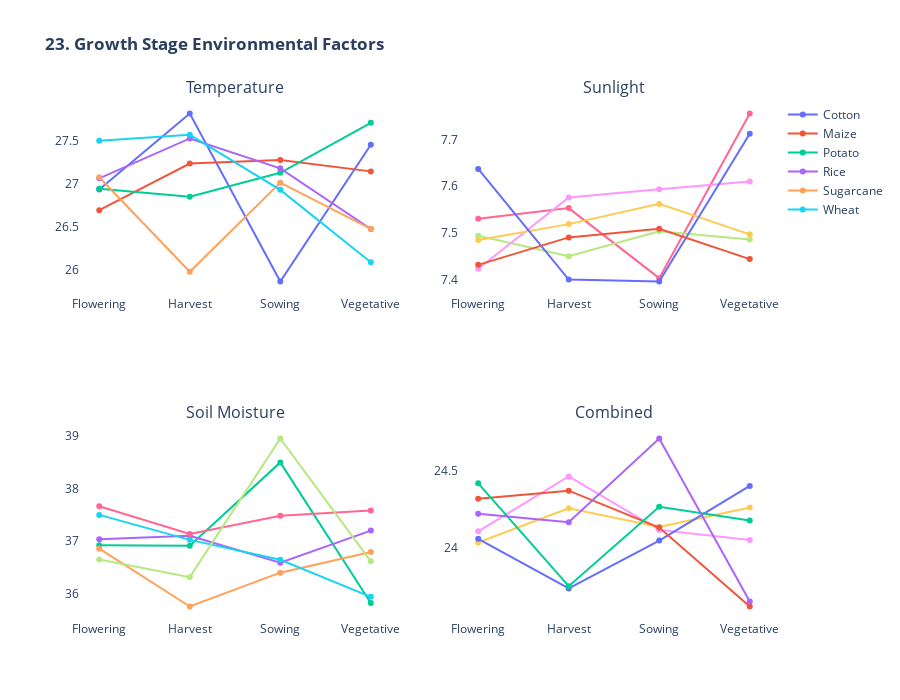

Notebook source saved alongside this figure:
### Markdown cell above
## *23. Crop Growth Rate Indicators*

### Code cell
from plotly.subplots import make_subplots


print("\n23. Growth Stage Analysis...")

growth_factors = df.groupby(['Crop_Type', 'Crop_Growth_Stage'], observed=False).agg({
    'Temperature_C': 'mean',
    'Sunlight_Hours': 'mean',
    'Soil_Moisture': 'mean'
}).reset_index()

fig23 = make_subplots(rows=2, cols=2, subplot_titles=('Temperature', 'Sunlight', 'Soil Moisture', 'Combined'))

for i, (factor, row, col) in enumerate([('Temperature_C', 1, 1), ('Sunlight_Hours', 1, 2), 
                                        ('Soil_Moisture', 2, 1)], 1):
    pivot = growth_factors.pivot(index='Crop_Growth_Stage', columns='Crop_Type', values=factor)
    for crop in pivot.columns:
        fig23.add_trace(go.Scatter(x=pivot.index, y=pivot[crop], name=crop, 
                                   mode='lines+markers', showlegend=(i==1)),
                        row=row, col=col)

# Combined metric
growth_factors['Growth_Index'] = (
    growth_factors['Temperature_C'].clip(15, 35) * 0.4 +
    growth_factors['Sunlight_Hours'] * 0.3 +
    growth_factors['Soil_Moisture'] * 0.3
)
for crop in growth_factors['Crop_Type'].unique():
    subset = growth_factors[growth_factors['Crop_Type'] == crop]
    fig23.add_trace(go.Scatter(x=subset['Crop_Growth_Stage'], y=subset['Growth_Index'],
                               name=crop, mode='lines+markers', showlegend=False),
                    row=2, col=2)

fig23.update_layout(height=700, title_text='<b>23. Growth Stage Environmental Factors</b>', 
                   plot_bgcolor='white')
fig23.show()

### Figure 1 — Plotly figure (JSON) as saved in the notebook; plotly's stock layout.template omitted (floating-point values rounded to 4 significant figures)
{"data": [{"mode": "lines+markers", "name": "Cotton", "showlegend": true, "type": "scatter", "x": ["Flowering", "Harvest", "Sowing", "Vegetative"], "xaxis": "x", "y": [26.94, 27.81, 25.87, 27.45], "yaxis": "y"}, {"mode": "lines+markers", "name": "Maize", "showlegend": true, "type": "scatter", "x": ["Flowering", "Harvest", "Sowing", "Vegetative"], "xaxis": "x", "y": [26.7, 27.23, 27.27, 27.14], "yaxis": "y"}, {"mode": "lines+markers", "name": "Potato", "showlegend": true, "type": "scatter", "x": ["Flowering", "Harvest", "Sowing", "Vegetative"], "xaxis": "x", "y": [26.94, 26.85, 27.13, 27.71], "yaxis": "y"}, {"mode": "lines+markers", "name": "Rice", "showlegend": true, "type": "scatter", "x": ["Flowering", "Harvest", "Sowing", "Vegetative"], "xaxis": "x", "y": [27.06, 27.53, 27.18, 26.48], "yaxis": "y"}, {"mode": "lines+markers", "name": "Sugarcane", "showlegend": true, "type": "scatter", "x": ["Flowering", "Harvest", "Sowing", "Vegetative"], "xaxis": "x", "y": [27.08, 25.98, 27.01, 26.48], "yaxis": "y"}, {"mode": "lines+markers", "name": "Wheat", "showlegend": true, "type": "scatter", "x": ["Flowering", "Harvest", "Sowing", "Vegetative"], "xaxis": "x", "y": [27.5, 27.57, 26.93, 26.09], "yaxis": "y"}, {"mode": "lines+markers", "name": "Cotton", "showlegend": false, "type": "scatter", "x": ["Flowering", "Harvest", "Sowing", "Vegetative"], "xaxis": "x2", "y": [7.53, 7.553, 7.403, 7.756], "yaxis": "y2"}, {"mode": "lines+markers", "name": "Maize", "showlegend": false, "type": "scatter", "x": ["Flowering", "Harvest", "Sowing", "Vegetative"], "xaxis": "x2", "y": [7.494, 7.45, 7.503, 7.486], "yaxis": "y2"}, {"mode": "lines+markers", "name": "Potato", "showlegend": false, "type": "scatter", "x": ["Flowering", "Harvest", "Sowing", "Vegetative"], "xaxis": "x2", "y": [7.423, 7.576, 7.594, 7.61], "yaxis": "y2"}, {"mode": "lines+markers", "name": "Rice", "showlegend": false, "type": "scatter", "x": ["Flowering", "Harvest", "Sowing", "Vegetative"], "xaxis": "x2", "y": [7.485, 7.519, 7.562, 7.497], "yaxis": "y2"}, {"mode": "lines+markers", "name": "Sugarcane", "showlegend": false, "type": "scatter", "x": ["Flowering", "Harvest", "Sowing", "Vegetative"], "xaxis": "x2", "y": [7.637, 7.4, 7.396, 7.713], "yaxis": "y2"}, {"mode": "lines+markers", "name": "Wheat", "showlegend": false, "type": "scatter", "x": ["Flowering", "Harvest", "Sowing", "Vegetative"], "xaxis": "x2", "y": [7.431, 7.49, 7.509, 7.444], "yaxis": "y2"}, {"mode": "lines+markers", "name": "Cotton", "showlegend": false, "type": "scatter", "x": ["Flowering", "Harvest", "Sowing", "Vegetative"], "xaxis": "x3", "y": [36.92, 36.91, 38.5, 35.82], "yaxis": "y3"}, {"mode": "lines+markers", "name": "Maize", "showlegend": false, "type": "scatter", "x": ["Flowering", "Harvest", "Sowing", "Vegetative"], "xaxis": "x3", "y": [37.04, 37.1, 36.59, 37.2], "yaxis": "y3"}, {"mode": "lines+markers", "name": "Potato", "showlegend": false, "type": "scatter", "x": ["Flowering", "Harvest", "Sowing", "Vegetative"], "xaxis": "x3", "y": [36.86, 35.76, 36.4, 36.79], "yaxis": "y3"}, {"mode": "lines+markers", "name": "Rice", "showlegend": false, "type": "scatter", "x": ["Flowering", "Harvest", "Sowing", "Vegetative"], "xaxis": "x3", "y": [37.5, 37.02, 36.65, 35.94], "yaxis": "y3"}, {"mode": "lines+markers", "name": "Sugarcane", "showlegend": false, "type": "scatter", "x": ["Flowering", "Harvest", "Sowing", "Vegetative"], "xaxis": "x3", "y": [37.66, 37.14, 37.48, 37.58], "yaxis": "y3"}, {"mode": "lines+markers", "name": "Wheat", "showlegend": false, "type": "scatter", "x": ["Flowering", "Harvest", "Sowing", "Vegetative"], "xaxis": "x3", "y": [36.65, 36.32, 38.96, 36.62], "yaxis": "y3"}, {"mode": "lines+markers", "name": "Cotton", "showlegend": false, "type": "scatter", "x": ["Flowering", "Harvest", "Sowing", "Vegetative"], "xaxis": "x4", "y": [24.11, 24.47, 24.12, 24.05], "yaxis": "y4"}, {"mode": "lines+markers", "name": "Maize", "showlegend": false, "type": "scatter", "x": ["Flowering", "Harvest", "Sowing", "Vegetative"], "xaxis": "x4", "y": [24.04, 24.26, 24.14, 24.26], "yaxis": "y4"}, {"mode": "lines+markers", "name": "Potato", "showlegend": false, "type": "scatter", "x": ["Flowering", "Harvest", "Sowing", "Vegetative"], "xaxis": "x4", "y": [24.06, 23.74, 24.05, 24.4], "yaxis": "y4"}, {"mode": "lines+markers", "name": "Rice", "showlegend": false, "type": "scatter", "x": ["Flowering", "Harvest", "Sowing", "Vegetative"], "xaxis": "x4", "y": [24.32, 24.37, 24.13, 23.62], "yaxis": "y4"}, {"mode": "lines+markers", "name": "Sugarcane", "showlegend": false, "type": "scatter", "x": ["Flowering", "Harvest", "Sowing", "Vegetative"], "xaxis": "x4", "y": [24.42, 23.75, 24.27, 24.18], "yaxis": "y4"}, {"mode": "lines+markers", "name": "Wheat", "showlegend": false, "type": "scatter", "x": ["Flowering", "Harvest", "Sowing", "Vegetative"], "xaxis": "x4", "y": [24.22, 24.17, 24.71, 23.66], "yaxis": "y4"}], "layout": {"annotations": [{"font": {"size": 16}, "showarrow": false, "text": "Temperature", "x": 0.225, "xanchor": "center", "xref": "paper", "y": 1, "yanchor": "bottom", "yref": "paper"}, {"font": {"size": 16}, "showarrow": false, "text": "Sunlight", "x": 0.775, "xanchor": "center", "xref": "paper", "y": 1, "yanchor": "bottom", "yref": "paper"}, {"font": {"size": 16}, "showarrow": false, "text": "Soil Moisture", "x": 0.225, "xanchor": "center", "xref": "paper", "y": 0.375, "yanchor": "bottom", "yref": "paper"}, {"font": {"size": 16}, "showarrow": false, "text": "Combined", "x": 0.775, "xanchor": "center", "xref": "paper", "y": 0.375, "yanchor": "bottom", "yref": "paper"}], "height": 700, "plot_bgcolor": "white", "title": {"text": "<b>23. Growth Stage Environmental Factors</b>"}, "xaxis": {"anchor": "y", "domain": [0, 0.45]}, "xaxis2": {"anchor": "y2", "domain": [0.55, 1]}, "xaxis3": {"anchor": "y3", "domain": [0, 0.45]}, "xaxis4": {"anchor": "y4", "domain": [0.55, 1]}, "yaxis": {"anchor": "x", "domain": [0.625, 1]}, "yaxis2": {"anchor": "x2", "domain": [0.625, 1]}, "yaxis3": {"anchor": "x3", "domain": [0, 0.375]}, "yaxis4": {"anchor": "x4", "domain": [0, 0.375]}}}
